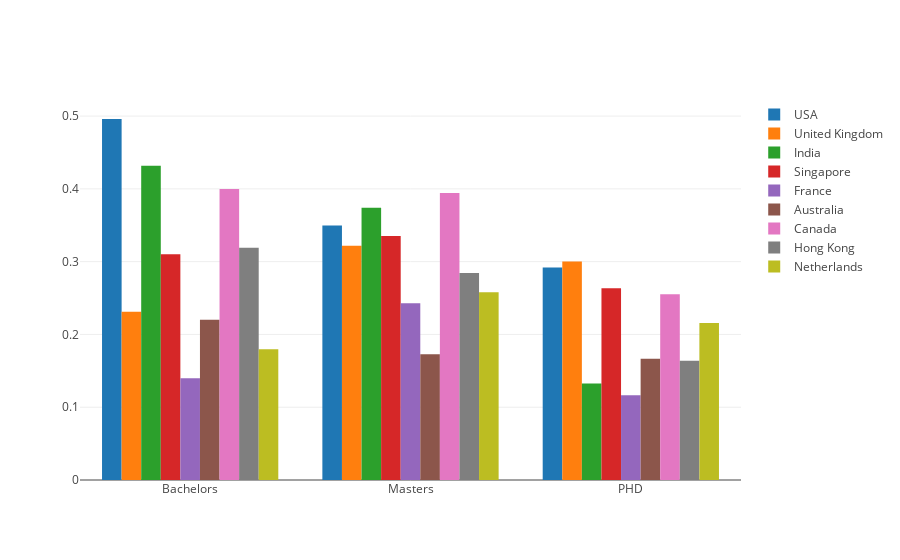

Write notebook code for a chart like this one.
### Code cell
graph_data=[]
for country in list(top_25_cities.country.unique()):
    title_df=pd.DataFrame(jobs.loc[jobs['country']==country,degree_re.keys()].apply(lambda x: pd.value_counts(x,normalize=True)).loc[True].sort_values(ascending=False))
    graph_data.append(go.Bar(
            x=title_df.index, 
            y=title_df[1],
            name=country
            ))
    
    
py.offline.iplot(Figure(data=graph_data, layout=layout), filename='title-barplot')

### Figure 1 — Plotly figure (JSON) as saved in the notebook; plotly's stock layout.template omitted (floating-point values rounded to 4 significant figures)
{"data": [{"name": "USA", "type": "bar", "x": ["Bachelors", "Masters", "PHD"], "y": [0.496, 0.3498, 0.2919]}, {"name": "United Kingdom", "type": "bar", "x": ["Masters", "PHD", "Bachelors"], "y": [0.3218, 0.3003, 0.2311]}, {"name": "India", "type": "bar", "x": ["Bachelors", "Masters", "PHD"], "y": [0.4318, 0.3742, 0.1327]}, {"name": "Singapore", "type": "bar", "x": ["Masters", "Bachelors", "PHD"], "y": [0.3354, 0.3103, 0.2633]}, {"name": "France", "type": "bar", "x": ["Masters", "Bachelors", "PHD"], "y": [0.2429, 0.1398, 0.1165]}, {"name": "Australia", "type": "bar", "x": ["Bachelors", "Masters", "PHD"], "y": [0.2202, 0.1726, 0.1667]}, {"name": "Canada", "type": "bar", "x": ["Bachelors", "Masters", "PHD"], "y": [0.4, 0.3943, 0.2552]}, {"name": "Hong Kong", "type": "bar", "x": ["Bachelors", "Masters", "PHD"], "y": [0.319, 0.2845, 0.1638]}, {"name": "Netherlands", "type": "bar", "x": ["Masters", "PHD", "Bachelors"], "y": [0.2579, 0.2156, 0.1797]}], "layout": {"paper_bgcolor": "rgba(0,0,0,0)", "plot_bgcolor": "rgba(0,0,0,0)"}}
